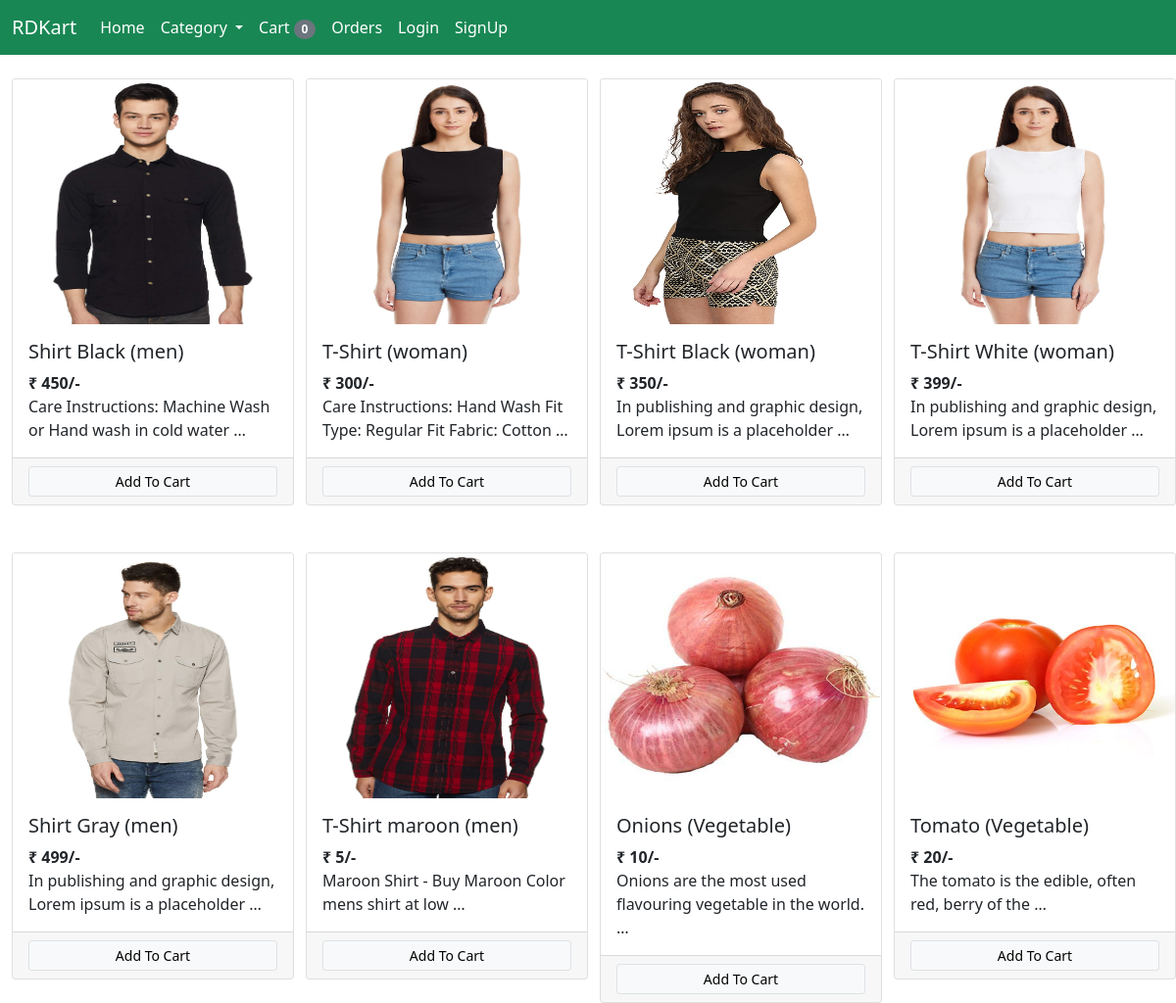
The page / on the database its author committed.
### store/models/product.py (models this page shows, shortened)
class Product(models.Model):
    name = models.CharField(max_length=50)
    price = models.IntegerField(default=0)
    category = models.ForeignKey(Category, on_delete=models.CASCADE)
    description = models.TextField(max_length=500,default='')
    qty = models.IntegerField(default=0)
    image = models.ImageField(upload_to='products/')
    @staticmethod
    def get_all_products():
        return Product.objects.all()

### store/models/category.py (models this page shows)
class Category(models.Model):
    name = models.CharField(max_length=30)
    def __str__(self):
        return self.name

### store/views/home.py (the view, shortened to what this page needs)
# urls.py: path('', Index.as_view(), name='home'),
class Index(View):
    def get(self,request):
        cart = request.session.get('cart')
        if not cart:
            request.session['cart'] = {}
        products = ''
        cate = Category.objects.all()
        categoryID = request.GET.get('category')
        if categoryID:
            products = Product.get_all_products_by_categoryid(categoryID)
        else:
            products = Product.get_all_products()
        context = {'products': products, 'category': cate}
        print('get user : ', request.session.get('email'))
        return render(request,'index.html',context)

### store/templatetags/cart.py (called while the page is built)
@register.filter(name='is_in_cart')
def is_in_cart(product, cart):
    keys = cart.keys()
    for i in keys:
        if int(i) == product.id:
            return True
    return False

@register.filter(name='currency')
def currency(number):
    return '₹ ' + str(number)

### store/templates/index.html (shortened to what this page needs)
{% include 'base.html' %}
{% load cart %}
  {% block body %}
    <section class="container-fluid">
        <div class="row row-cols-1 row-cols-sm-4 gy-5">
                {% for product in products %}
                    <div class="col">
                        <div class="card" style="width: 18rem;" id="{{product.id}}">
                            <a class="text-center" href="#"><img src="{{product.image.url}}" class="card-img-top img-fluid" alt="..."></a>
                            <div class="card-body">
                                <h5 class="card-title">{{product.name}} ({{product.category}})</h5>
                                <b class="card-title">{{product.price|currency}}/-</b>
                                <p class="card-text">{{product.description|truncatewords:"10"}}</p>
                            </div>
                                <div class="card-footer row g-0">
                                    {% if product|is_in_cart:request.session.cart %}
                                        <div class="row g-0">
                                            <form action="/#{{product.id}}" method='POST' class='col-2'>
                                                {% csrf_token %}
                                                <input hidden type="text" value='{{product.id}}' name='product_name'>
                                                <input hidden type="text" value='remove' name='product_remove'>
                                                <input type="submit" value=" - " class=' btn btn-sm btn-secondary'>
                                            </form>
                                            <div class='text-center col'>{{product|cart_quantity:request.session.cart}} in cart</div>
                                            <form action="/#{{product.id}}" method='POST' class='col-2'>
                                                {% csrf_token %}
                                                <input hidden type="text" value='{{product.id}}' name='product_name'>
                                                <input type="submit" value=" + " class=' btn btn-sm btn-secondary'>
                                            </form>
                                        </div>
                                    {% else %}
                                        <form action="/#{{product.id}}" method='POST' class="btn-block">
                                            <input type='submit' value="Add To Cart" class="btn form-control btn-sm btn-light border">
                                        </form>
                                    {% endif %}
                                </div>
                        </div>
                    </div>
                {% endfor %}
        </div>
    </section>
  {% endblock body %}

### store/templates/base.html (style rules this page uses)
.card-img-top { height:250px; }

### rows shown on the page
Product: {{ product.id }} 1 (drawn), image (picture), name "Shirt Black", category "men", price "₹ 450", description "Care Instructions: Machine Wash or Hand wash in cold water …"
Product: image (picture), name "T-Shirt", category "woman", price "₹ 300", description "Care Instructions: Hand Wash Fit Type: Regular Fit Fabric: Cotton …"
Product: image (picture), name "T-Shirt Black", category "woman", price "₹ 350", description "In publishing and graphic design, Lorem ipsum is a placeholder …"
Product: image (picture), name "T-Shirt White", category "woman", price "₹ 399", description "In publishing and graphic design, Lorem ipsum is a placeholder …"
Product: image (picture), name "Shirt Gray", category "men", price "₹ 499", description "In publishing and graphic design, Lorem ipsum is a placeholder …"
Product: image (picture), name "T-Shirt maroon", category "men", price "₹ 5", description "Maroon Shirt - Buy Maroon Color mens shirt at low …"
Product: image (picture), name "Onions", category "Vegetable", price "₹ 10", description "Onions are the most used flavouring vegetable in the world. …"
Product: image (picture), name "Tomato", category "Vegetable", price "₹ 20", description "The tomato is the edible, often red, berry of the …"

### other values the page prints
{{ request.session.cart.keys|length }} "0"
